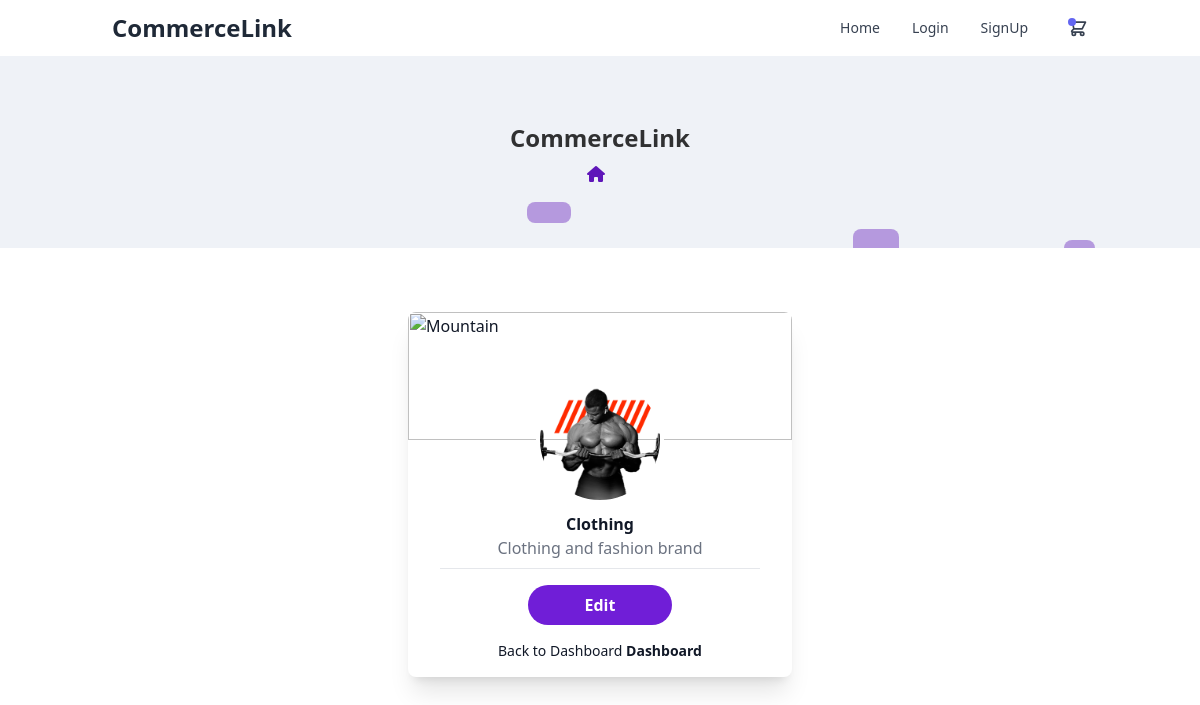
The page /accounts/store_info/23 on the database its author committed.
### user_accounts/models.py (models this page shows, shortened)
class Store(models.Model):
    user                    = models.ForeignKey(CustomUser, on_delete=models.CASCADE)
    bussines_name           = models.CharField(max_length=255)
    title                   = models.CharField(max_length=255)
    status                  = models.BooleanField(default=False)
    requested_at            = models.DateTimeField(auto_now_add=True)
    verified_at             = models.DateTimeField(auto_now_add=True)
    image                   = models.ImageField(upload_to="store/", default="", blank=True, null=True)
    is_active               = models.BooleanField(default=True)

### user_accounts/views.py (the view)
# urls.py: path('store_info/<int:user_id>', store_info, name='store_info'),
def store_info(request, user_id):
    store = None
    try:
        store = Store.objects.get(user = user_id)
    except Store.DoesNotExist:
        messages.error(request, "Store not found")
    context = {'store': store}
    return render(request, "user_accounts/store_info.html", context)

### user_accounts/templates/user_accounts/store_info.html (shortened to what this page needs)
{% extends 'base.html' %}
{% block content %}
{% include 'small_header.html' %}
<div
    class="max-w-2xl  mx-4 sm:max-w-sm md:max-w-sm lg:max-w-sm xl:max-w-sm sm:mx-auto md:mx-auto lg:mx-auto xl:mx-auto my-16 bg-white shadow-xl rounded-lg text-gray-900">
    <div class="rounded-t-lg h-32 overflow-hidden">
        <img class="object-cover object-top w-full"
            src='https://images.unsplash.com/photo-1549880338-65ddcdfd017b?ixlib=rb-1.2.1&q=80&fm=jpg&crop=entropy&cs=tinysrgb&w=400&fit=max&ixid=eyJhcHBfaWQiOjE0NTg5fQ'
            alt='Mountain'>
    </div>
    <div class="mx-auto w-32 h-32 relative -mt-16 border-4 border-white rounded-full overflow-hidden">
        <img class="object-cover object-center h-32"
            src='{% if store.image %}{{store.image.url}}{% endif %}'>
    </div>
    <div class="text-center mt-2">
        <h2 class="font-semibold">{{store.bussines_name}}</h2>
        <p class="text-gray-500">{{store.title}}</p>
    </div>
    <div class="p-4 border-t mx-8 mt-2">
        <a href="{% url 'update_store' store_id=store.id %}">
        <button
            class="w-1/2 block mx-auto rounded-full bg-[#701ED7] hover:shadow-lg font-semibold text-white px-6 py-2">
            Edit
        </button>
        </a>
        <p class="text-sm text-center mt-4">Back to Dashboard <a class="font-bold"
            href="{% url 'seller_dashboard'  %}">Dashboard</a></p>
    </div>
</div>
{% endblock %}

### rows shown on the page
Store: image (picture), bussines_name "Clothing", title "Clothing and fashion brand"
